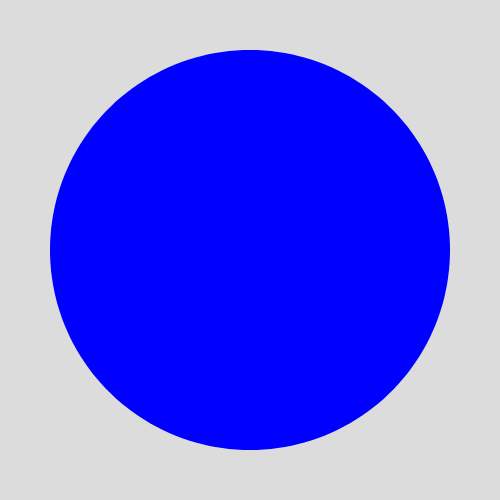
Frame 1 (no input)
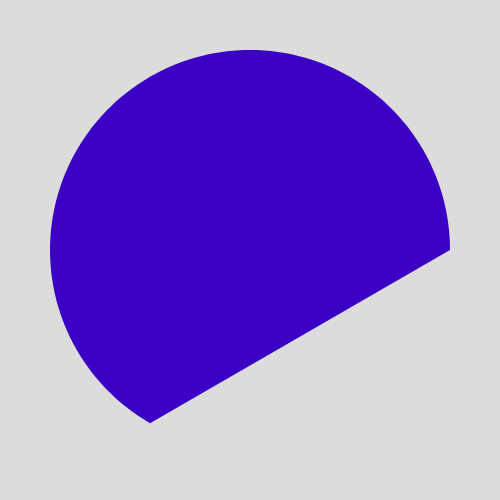
Frame 60 (no input)
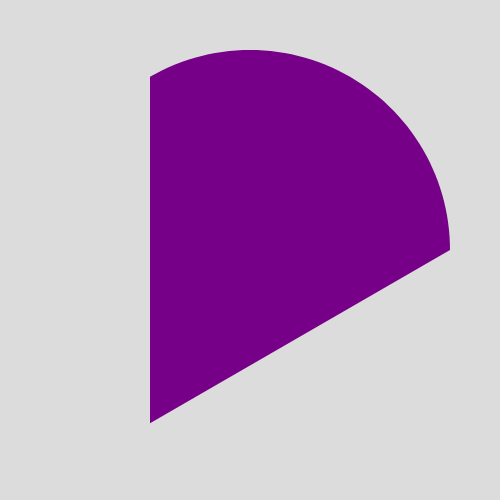
Frame 120 (the mouse pressed at the canvas centre since frame 60)

The p5.js sketch that drew these frames (run headless with seeded random() and noise() and a simulated clock; from frame 60 on, the mouse is pressed at the canvas centre):

// p5.js sketch
// ── sketch.js
let cirPath = [];
let spacing = 2;
let count = 0;

function setup() {
	createCanvas(500, 500);
	angleMode(DEGREES);
	addVectors();
}

function draw() {
	background(220);
	translate(width/2, height/2);
	noStroke();
	strokeWeight(1);
	fill(count, 0, 255-count);

	beginShape(CLOSE);
		for (let i = 0; i < cirPath.length; ++i) {
			if (cirPath[i].active) {
				vertex(cirPath[i].x, cirPath[i].y);
			}
		}
	endShape(CLOSE);

	let activeList = [];
	for (let i = 0; i < cirPath.length; ++i) {
		if (cirPath[i].active && !cirPath[i].fixed) {
			activeList.push(cirPath[i]);
		}
	}

	let index = 0;
	let v = activeList[index];
	if (v) {
		v.active = false;
		count++;
	}

	//console.log(count);

	if (count >= cirPath.length - 4) {
		setTimeout(function(){
						cirPath = [];
			addVectors();
			count = 0;
		}, 500);
	}
}

function polarToCartesian(r, a) {
	return createVector(r*cos(a), r*sin(a));
}

function addVectors() {
	let radius = 200;
	let i = 0;
	for (let angle = 0; angle <= 360; angle += spacing) {
		let cv = polarToCartesian(radius, angle)
		if (angle % 120 === 0) {
			cv.fixed = true;
		} else {
			cv.fixed = false;
		}

		cv.active = true;
		cirPath.push(cv);
	}
}
